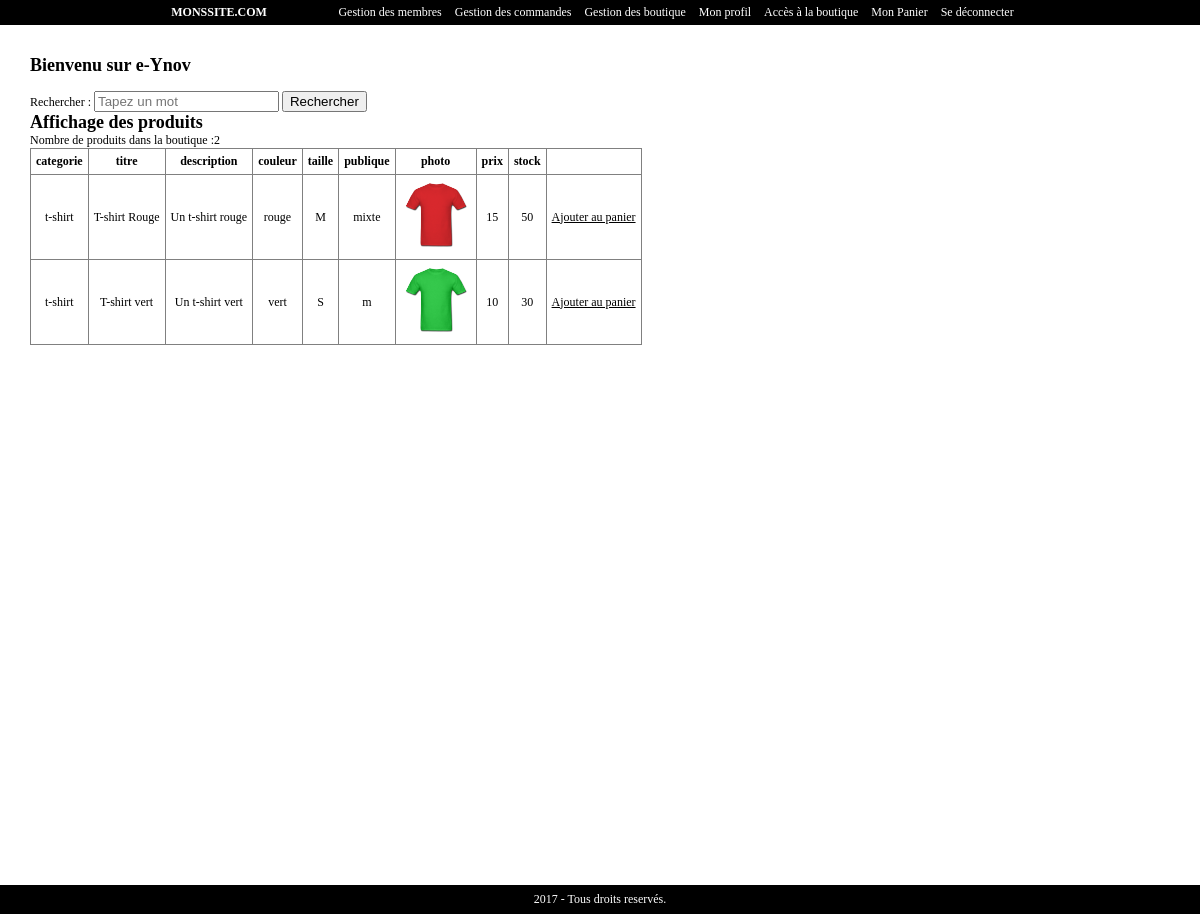
Page /site/boutique.php (signed in) on the committed database.
### tables this page shows
CREATE TABLE `produit` (
  `id_produit` int(3) NOT NULL,
  `reference` varchar(20) NOT NULL,
  `categorie` varchar(20) NOT NULL,
  `titre` varchar(100) NOT NULL,
  `description` text NOT NULL,
  `couleur` varchar(20) NOT NULL,
  `taille` varchar(5) NOT NULL,
  `publique` enum('m','f','mixte') NOT NULL,
  `photo` varchar(250) NOT NULL,
  `prix` int(3) NOT NULL,
  `stock` int(3) NOT NULL
);

### site/inc/fonction.inc.php (called while the page is built, shortened)
<?php
function executeRequete($req)
{
    global $mysqli;
    $resultat = $mysqli -> query($req);
    return $resultat;
}

### site/inc/init.inc.php (called while the page is built, shortened)
<?php
$mysqli = new mysqli("localhost", "root", "", "site");
$mysqli-> set_charset('utf8');
$contenu = '';
require_once ("fonction.inc.php");

### site/boutique.php (the view, shortened to what this page needs)
<?php
require_once("inc/init.inc.php");
?>
<?php require_once("inc/haut.inc.php"); ?>
<h1>Bienvenu sur e-Ynov</h1>
<br/>
<form method="post" action="<?php echo $_SERVER['PHP_SELF']; ?>">
<label for="motcle">Rechercher : </label>
<input type="text" name="motcle" placeholder="Tapez un mot" size="20px">
<input type="submit" name="rechercher" value="Rechercher">
</form>
<?php
if(empty($_POST['motcle'])){
$resultat = executeRequete("SELECT * FROM produit");
    $contenu .= '<h2> Affichage des produits </h2>';
    $contenu .= 'Nombre de produits dans la boutique :' . $resultat->num_rows;
    $contenu .= '<table border="1"><tr>';
    while ($colonne = $resultat->fetch_field()) {
	    if ($colonne->name != 'id_produit' && $colonne->name != 'reference') {
	        $contenu .= '<th>' . $colonne->name . ' </th>';
	   	    }
    }
    while ($ligne = $resultat->fetch_assoc()) {
        $contenu .= '<tr>';
        foreach ($ligne as $item => $value) {
        	if ($item != 'id_produit' && $item != 'reference') {
	            if ($item == "photo") {
	                $contenu .= '<td> <img src="inc/img/photoProduit/' . $value . '" width = "70px" height = "70px"/></td>';
	            } else {
	                $contenu .= '<td>' . $value . '</td>';
	            }
        	}
        }
        $contenu .= '<td> <u><a href="?action=panier&id_produit = ' . $ligne['id_produit'] . '" onclick="return(alert ("Ajouté au panier"));">Ajouter au panier </a></u> </td>';
    }
        $contenu .= '</table>';
echo $contenu;
}
?>
<?php require_once("inc/bas.inc.php"); ?>

### site/inc/css/style.css (style rules this page uses)
* { margin: 0; }
body { font-family : verdana; font-size: 12px; }
a { text-decoration: none; color: #000; }
table { border-collapse: collapse; }
table tr td { text-align: center; }
td, th { padding: 5px; }

### rows in the picture
produit: categorie "t-shirt", titre "T-shirt Rouge", description "Un t-shirt rouge", couleur "rouge", taille "M", publique "mixte", photo (picture), prix "15", stock "50"
produit: categorie "t-shirt", titre "T-shirt vert", description "Un t-shirt vert", couleur "vert", taille "S", publique "m", photo (picture), prix "10", stock "30"

### other values in the picture
$contenu "Nombre de produits dans la boutique :2"
$colonne->name "categorie"
$colonne->name "titre"
$colonne->name "description"
$colonne->name "couleur"
$colonne->name "taille"
$colonne->name "publique"
$colonne->name "photo"
$colonne->name "prix"
$colonne->name "stock"
